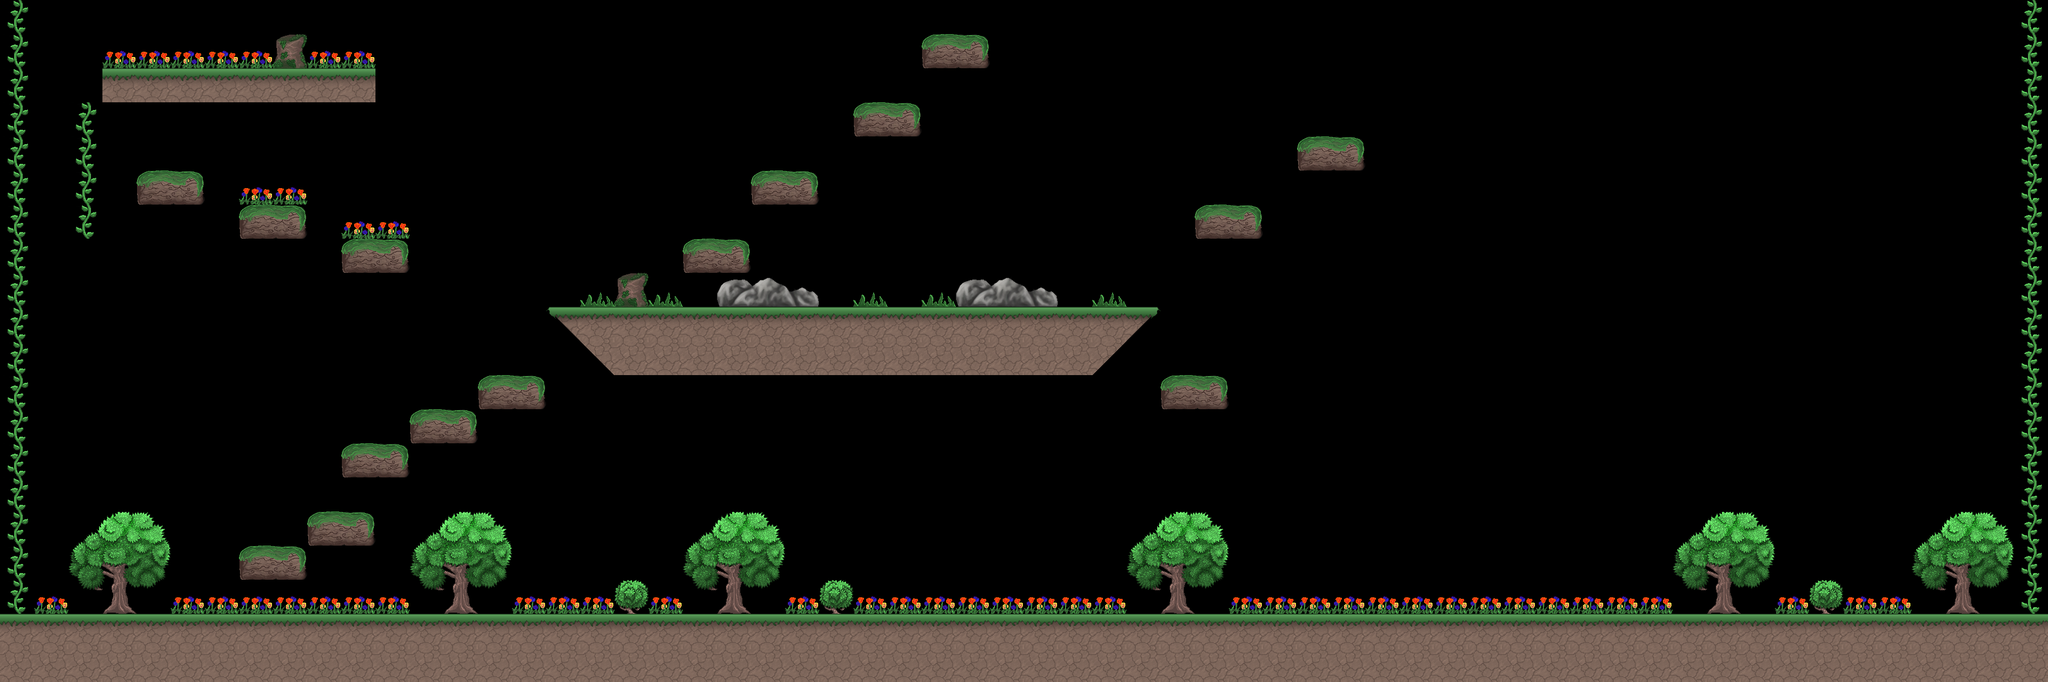

Tiled map render using the project's own tile images. Description and the map definition, with tile-layer contents summarised, below:
An orthogonal 60x20 tile map with 64x64 px tiles, 1 tile layer (BG) and 91 objects.

<map version="1.0" orientation="orthogonal" renderorder="right-down" width="60" height="20" tilewidth="64" tileheight="64" nextobjectid="92">
 <tileset firstgid="1" name="grass_9-2" tilewidth="64" tileheight="64">
  <image source="worlds/graphics/grass_9-2.png" width="512" height="640" />
 </tileset>
 <layer name="BG" width="60" height="20">
  <data>[1200 cells, 1200 non-empty, 26 distinct tile ids]</data>
 </layer>
 <objectgroup name="Unwalkable" width="60" height="20">
  <object id="1" x="6" y="1155" width="3831" height="122" />
  <object id="2" x="3778" y="2" width="59" height="1151" />
  <object id="3" x="3" y="3" width="60" height="1150" />
  <object id="4" x="3647" y="3" width="132" height="60" />
  <object id="5" x="448" y="1026" width="126" height="62" />
  <object id="6" x="640" y="835" width="127" height="60" />
  <object id="7" x="768" y="769" width="126" height="64" />
  <object id="8" x="898" y="705" width="123" height="62" />
  <object id="9" x="1026" y="577" width="1150" height="61" />
  <object id="10" x="66" y="6" width="62" height="57" />
  <object id="11" x="578" y="961" width="126" height="62" />
  <object id="12" x="130" y="195" width="62" height="254" />
  <object id="13" x="193" y="131" width="512" height="62" />
  <object id="14" x="260" y="320" width="124" height="62" />
  <object id="15" x="448" y="384" width="126" height="65" />
  <object id="16" x="640" y="450" width="124" height="61" />
  <object id="17" x="1282" y="450" width="124" height="61" />
  <object id="18" x="1410" y="322" width="125" height="62" />
  <object id="19" x="1600" y="192" width="127" height="63" />
  <object id="20" x="1731" y="65" width="124" height="64" />
  <object id="21" x="2242" y="386" width="124" height="63" />
  <object id="22" x="2434" y="258" width="124" height="63" />
  <object id="23" x="2176" y="705" width="125" height="61" />
 </objectgroup>
 <objectgroup name="Enemies" width="60" height="20">
  <object id="24" x="964" y="638" width="52" height="44" />
  <object id="25" x="833" y="706" width="52" height="40" />
  <object id="26" x="645" y="912" width="50" height="38" />
  <object id="27" x="1225" y="1038" width="48" height="42" />
  <object id="28" x="2048" y="1036" width="50" height="39" />
  <object id="29" x="2691" y="1037" width="55" height="41" />
  <object id="30" x="3462" y="1032" width="49" height="46" />
  <object id="31" x="1985" y="455" width="56" height="49" />
  <object id="32" x="1542" y="455" width="53" height="52" />
  <object id="33" x="1731" y="453" width="57" height="56" />
  <object id="34" x="1798" y="11" width="42" height="39" />
 </objectgroup>
 <objectgroup name="enemyunwalkable" width="60" height="20">
  <object id="35" x="1025" y="515" width="63" height="59" />
  <object id="36" x="2113" y="513" width="58" height="60" />
  <object id="37" x="2172" y="1088" width="67" height="64" />
 </objectgroup>
 <objectgroup name="coin" width="60" height="20">
  <object id="38" x="260" y="63" width="45" height="46" />
  <object id="39" x="387" y="68" width="46" height="38" />
  <object id="40" x="514" y="4" width="44" height="42" />
  <object id="41" x="642" y="68" width="49" height="42" />
  <object id="42" x="642" y="388" width="56" height="41" />
  <object id="43" x="509" y="320" width="48" height="43" />
  <object id="44" x="461" y="963" width="56" height="45" />
  <object id="45" x="580" y="894" width="60" height="20" />
  <object id="46" x="641" y="772" width="51" height="42" />
  <object id="47" x="771" y="706" width="52" height="47" />
  <object id="48" x="1163" y="452" width="49" height="52" />
  <object id="49" x="2050" y="513" width="38" height="34" />
  <object id="50" x="1862" y="440" width="50" height="47" />
  <object id="51" x="1607" y="452" width="58" height="50" />
  <object id="52" x="1610" y="130" width="44" height="41" />
  <object id="53" x="1732" y="6" width="43" height="31" />
  <object id="54" x="1925" y="25" width="42" height="38" />
  <object id="55" x="2011" y="98" width="50" height="55" />
  <object id="56" x="2084" y="196" width="61" height="67" />
  <object id="57" x="1951" y="208" width="49" height="54" />
  <object id="58" x="1848" y="200" width="66" height="54" />
  <object id="59" x="1800" y="273" width="54" height="49" />
  <object id="60" x="1940" y="342" width="82" height="41" />
  <object id="61" x="2100" y="350" width="64" height="50" />
  <object id="62" x="2197" y="257" width="60" height="27" />
  <object id="63" x="2151" y="128" width="78" height="44" />
  <object id="64" x="2119" y="29" width="92" height="61" />
  <object id="65" x="2293" y="69" width="43" height="39" />
  <object id="66" x="2325" y="254" width="43" height="33" />
  <object id="67" x="2264" y="321" width="58" height="19" />
  <object id="68" x="2370" y="152" width="66" height="31" />
  <object id="69" x="2438" y="54" width="48" height="25" />
  <object id="70" x="2515" y="173" width="47" height="27" />
  <object id="71" x="2629" y="31" width="44" height="38" />
  <object id="72" x="2658" y="169" width="67" height="56" />
  <object id="73" x="2746" y="87" width="64" height="56" />
  <object id="74" x="2414" y="646" width="48" height="47" />
  <object id="75" x="2531" y="687" width="49" height="59" />
  <object id="76" x="2523" y="585" width="30" height="36" />
  <object id="77" x="2416" y="748" width="61" height="49" />
  <object id="78" x="2243" y="606" width="62" height="64" />
  <object id="79" x="1028" y="1061" width="51" height="40" />
  <object id="80" x="1491" y="1062" width="53" height="35" />
  <object id="81" x="1731" y="1067" width="63" height="42" />
  <object id="82" x="2304" y="1063" width="60" height="45" />
  <object id="83" x="1979" y="1065" width="38" height="27" />
  <object id="84" x="2561" y="1076" width="53" height="21" />
  <object id="85" x="2836" y="1083" width="45" height="30" />
  <object id="86" x="3006" y="1082" width="61" height="26" />
  <object id="87" x="3411" y="1070" width="54" height="30" />
  <object id="88" x="3570" y="1072" width="39" height="45" />
  <object id="89" x="3195" y="1087" width="50" height="42" />
 </objectgroup>
 <objectgroup name="exit_item" width="60" height="20">
  <object id="90" x="3713" y="1089" width="44" height="40" />
  <object id="91" x="268" y="254" width="50" height="44" />
 </objectgroup>
</map>
